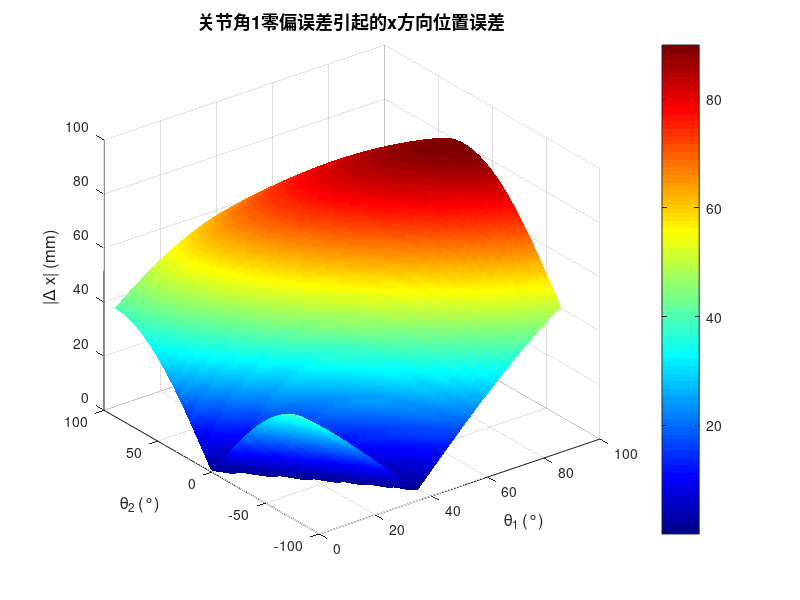
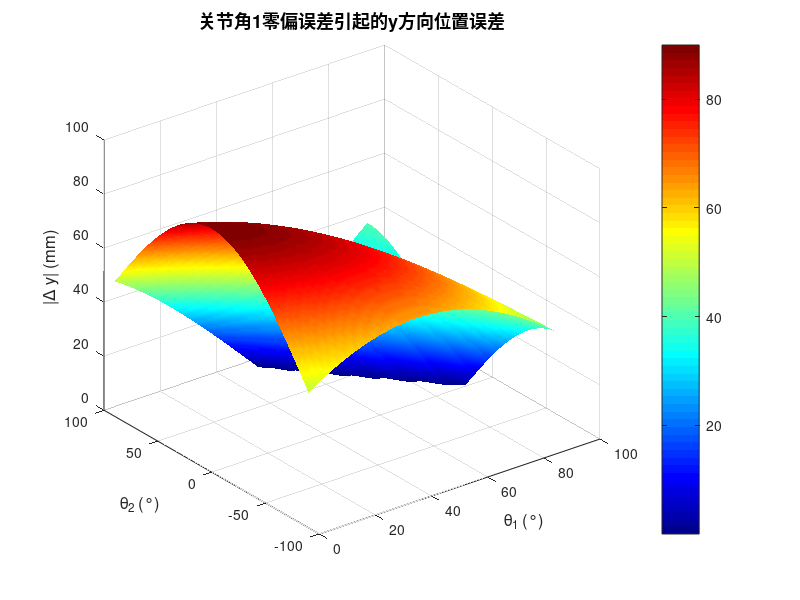
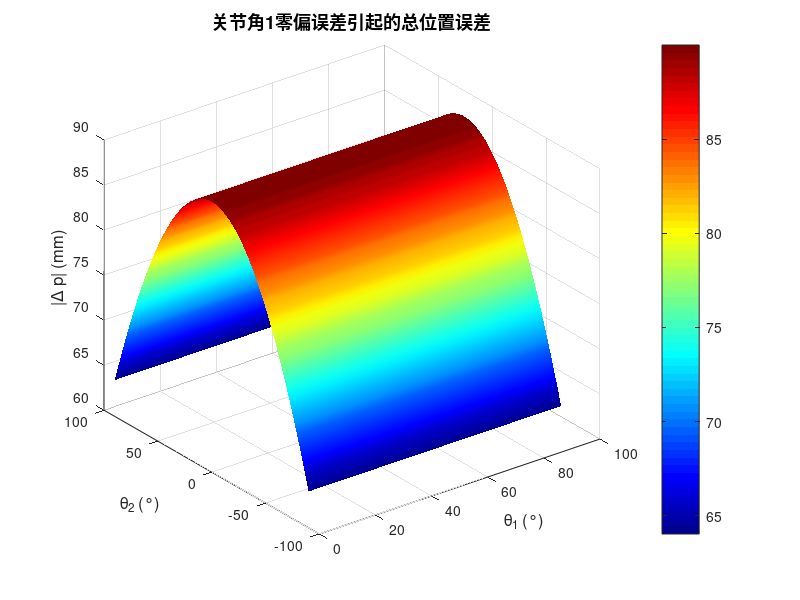

Here is the MATLAB script that generated these plots, in order:
%% ============================================================
%  二自由度机械臂关节角零偏误差传播分析
%  仅考虑关节角1的零偏误差影响
%% ============================================================

clear; clc; close all;

%% 1. 参数设置
a1 = 1.0;           % 臂1长度 (m)
a2 = 0.8;           % 臂2长度 (m)
dtheta = 0.05;      % 零偏误差 (rad)

% 关节角范围
theta1 = linspace(0, pi/2, 100);      % 0~90°
theta2 = linspace(-pi/2, pi/2, 100);  % -90°~+90°

[TH1, TH2] = meshgrid(theta1, theta2);

%% 2. 系统误差传播公式推导
% 末端位置:
%   x = a1*cos(θ1) + a2*cos(θ1+θ2)
%   y = a1*sin(θ1) + a2*sin(θ1+θ2)
%
% 仅θ1存在零偏误差Δθ1时，对x,y求偏导:
%
%   ∂x/∂θ1 = -a1*sin(θ1) - a2*sin(θ1+θ2)
%   ∂y/∂θ1 =  a1*cos(θ1) + a2*cos(θ1+θ2)
%
% 误差传播:
%   Δx = (∂x/∂θ1) * Δθ1 = [-a1*sin(θ1) - a2*sin(θ1+θ2)] * Δθ
%   Δy = (∂y/∂θ1) * Δθ1 = [ a1*cos(θ1) + a2*cos(θ1+θ2)] * Δθ

% 计算偏导数（误差传播系数）
dx_dth1 = -a1*sin(TH1) - a2*sin(TH1 + TH2);
dy_dth1 =  a1*cos(TH1) + a2*cos(TH1 + TH2);

% 末端位置误差
Delta_x = dx_dth1 * dtheta;
Delta_y = dy_dth1 * dtheta;

% 总位置误差（欧氏距离）
Delta_total = sqrt(Delta_x.^2 + Delta_y.^2);

fprintf('================ 关节角1零偏误差传播分析 ================\n');
fprintf('臂长: a1=%.1fm, a2=%.1fm\n', a1, a2);
fprintf('零偏误差: Δθ=%.4frad (%.2f°)\n', dtheta, rad2deg(dtheta));

%% 3. 绘制x方向误差曲面
figure('Name', 'x方向误差曲面', 'Position', [50 550 600 450]);

surf(rad2deg(TH1), rad2deg(TH2), abs(Delta_x)*1000, 'EdgeColor', 'none');
colorbar;
xlabel('\theta_1 (°)', 'FontSize', 12);
ylabel('\theta_2 (°)', 'FontSize', 12);
zlabel('|\Delta x| (mm)', 'FontSize', 12);
title('关节角1零偏误差引起的x方向位置误差', 'FontSize', 13);
colormap(jet);
shading interp;

fprintf('\nx方向误差范围: %.4f ~ %.4f mm\n', min(abs(Delta_x(:)))*1000, max(abs(Delta_x(:)))*1000);

%% 4. 绘制y方向误差曲面
figure('Name', 'y方向误差曲面', 'Position', [700 550 600 450]);

surf(rad2deg(TH1), rad2deg(TH2), abs(Delta_y)*1000, 'EdgeColor', 'none');
colorbar;
xlabel('\theta_1 (°)', 'FontSize', 12);
ylabel('\theta_2 (°)', 'FontSize', 12);
zlabel('|\Delta y| (mm)', 'FontSize', 12);
title('关节角1零偏误差引起的y方向位置误差', 'FontSize', 13);
colormap(jet);
shading interp;

fprintf('y方向误差范围: %.4f ~ %.4f mm\n', min(abs(Delta_y(:)))*1000, max(abs(Delta_y(:)))*1000);

%% 5. 绘制总位置误差曲面
figure('Name', '总位置误差曲面', 'Position', [50 50 600 450]);

surf(rad2deg(TH1), rad2deg(TH2), Delta_total*1000, 'EdgeColor', 'none');
colorbar;
xlabel('\theta_1 (°)', 'FontSize', 12);
ylabel('\theta_2 (°)', 'FontSize', 12);
zlabel('|\Delta p| (mm)', 'FontSize', 12);
title('关节角1零偏误差引起的总位置误差', 'FontSize', 13);
colormap(jet);
shading interp;

fprintf('总位置误差范围: %.4f ~ %.4f mm\n', min(Delta_total(:))*1000, max(Delta_total(:))*1000);

%% 6. 误差特性分析
fprintf('\n================ 误差特性分析 ================\n');

% 极值位置
[max_err, max_idx] = max(Delta_total(:));
[max_i, max_j] = ind2sub(size(TH1), max_idx);
fprintf('最大总误差: %.4f mm\n', max_err*1000);
fprintf('  出现在 θ1=%.1f°, θ2=%.1f°\n', rad2deg(TH1(max_i,max_j)), rad2deg(TH2(max_i,max_j)));

[min_err, min_idx] = min(Delta_total(:));
[min_i, min_j] = ind2sub(size(TH1), min_idx);
fprintf('最小总误差: %.4f mm\n', min_err*1000);
fprintf('  出现在 θ1=%.1f°, θ2=%.1f°\n', rad2deg(TH1(min_i,min_j)), rad2deg(TH2(min_i,min_j)));

% 验证: 总误差 = a1*dtheta (与θ1,θ2无关!)
% 因为: Δx² + Δy² = [dx_dth1² + dy_dth1²] * dtheta²
%      dx_dth1² + dy_dth1² = a1² + a2² + 2*a1*a2*cos(θ2)
% 所以总误差与θ1无关，仅与θ2有关

fprintf('\n理论验证:\n');
fprintf('  总误差 = sqrt(a1² + a2² + 2*a1*a2*cos(θ2)) * Δθ\n');
fprintf('  当θ2=0°时: 误差=%.4f mm\n', (a1+a2)*dtheta*1000);
fprintf('  当θ2=±90°时: 误差=%.4f mm\n', sqrt(a1^2+a2^2)*dtheta*1000);
fprintf('  当θ2=±180°时: 误差=%.4f mm\n', abs(a1-a2)*dtheta*1000);
